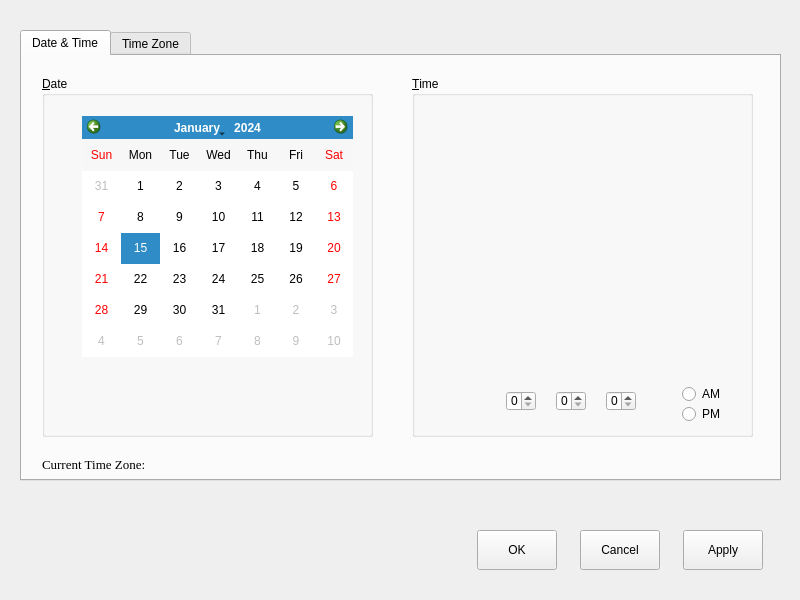
<?xml version="1.0" encoding="UTF-8"?>
<ui version="4.0">
 <class>MainWindow</class>
 <widget class="QMainWindow" name="MainWindow">
  <property name="geometry">
   <rect>
    <x>0</x>
    <y>0</y>
    <width>800</width>
    <height>600</height>
   </rect>
  </property>
  <property name="windowTitle">
   <string>Date/Time</string>
  </property>
  <widget class="QWidget" name="centralwidget">
   <widget class="QTabWidget" name="tabWidget">
    <property name="geometry">
     <rect>
      <x>20</x>
      <y>30</y>
      <width>761</width>
      <height>451</height>
     </rect>
    </property>
    <property name="currentIndex">
     <number>0</number>
    </property>
    <widget class="QWidget" name="tab">
     <attribute name="title">
      <string>Date &amp;&amp; Time</string>
     </attribute>
     <widget class="QGroupBox" name="groupBox">
      <property name="geometry">
       <rect>
        <x>20</x>
        <y>20</y>
        <width>331</width>
        <height>361</height>
       </rect>
      </property>
      <property name="title">
       <string>&amp;Date</string>
      </property>
      <widget class="QCalendarWidget" name="calendar">
       <property name="geometry">
        <rect>
         <x>40</x>
         <y>40</y>
         <width>271</width>
         <height>241</height>
        </rect>
       </property>
       <property name="locale">
        <locale language="English" country="UnitedStates"/>
       </property>
       <property name="gridVisible">
        <bool>false</bool>
       </property>
       <property name="selectionMode">
        <enum>QCalendarWidget::SingleSelection</enum>
       </property>
       <property name="horizontalHeaderFormat">
        <enum>QCalendarWidget::ShortDayNames</enum>
       </property>
       <property name="verticalHeaderFormat">
        <enum>QCalendarWidget::NoVerticalHeader</enum>
       </property>
       <property name="navigationBarVisible">
        <bool>true</bool>
       </property>
       <property name="dateEditEnabled">
        <bool>false</bool>
       </property>
      </widget>
     </widget>
     <widget class="QGroupBox" name="groupBox_2">
      <property name="geometry">
       <rect>
        <x>390</x>
        <y>20</y>
        <width>341</width>
        <height>361</height>
       </rect>
      </property>
      <property name="title">
       <string>&amp;Time</string>
      </property>
      <widget class="QWidget" name="gridLayoutWidget_2">
       <property name="geometry">
        <rect>
         <x>80</x>
         <y>310</y>
         <width>160</width>
         <height>31</height>
        </rect>
       </property>
       <layout class="QGridLayout" name="gridLayout_2">
        <item row="0" column="0">
         <widget class="QSpinBox" name="hourSP">
          <property name="sizePolicy">
           <sizepolicy hsizetype="Fixed" vsizetype="Fixed">
            <horstretch>0</horstretch>
            <verstretch>0</verstretch>
           </sizepolicy>
          </property>
          <property name="maximumSize">
           <size>
            <width>30</width>
            <height>20</height>
           </size>
          </property>
         </widget>
        </item>
        <item row="0" column="1">
         <widget class="QSpinBox" name="minSP">
          <property name="sizePolicy">
           <sizepolicy hsizetype="Fixed" vsizetype="Fixed">
            <horstretch>0</horstretch>
            <verstretch>0</verstretch>
           </sizepolicy>
          </property>
          <property name="maximumSize">
           <size>
            <width>30</width>
            <height>20</height>
           </size>
          </property>
         </widget>
        </item>
        <item row="0" column="2">
         <widget class="QSpinBox" name="secSP">
          <property name="sizePolicy">
           <sizepolicy hsizetype="Fixed" vsizetype="Fixed">
            <horstretch>0</horstretch>
            <verstretch>0</verstretch>
           </sizepolicy>
          </property>
          <property name="maximumSize">
           <size>
            <width>30</width>
            <height>20</height>
           </size>
          </property>
         </widget>
        </item>
       </layout>
      </widget>
      <widget class="QRadioButton" name="AMRBT">
       <property name="geometry">
        <rect>
         <x>270</x>
         <y>310</y>
         <width>41</width>
         <height>16</height>
        </rect>
       </property>
       <property name="text">
        <string>AM</string>
       </property>
      </widget>
      <widget class="QRadioButton" name="PMRBT">
       <property name="geometry">
        <rect>
         <x>270</x>
         <y>330</y>
         <width>41</width>
         <height>16</height>
        </rect>
       </property>
       <property name="text">
        <string>PM</string>
       </property>
      </widget>
     </widget>
     <widget class="QLabel" name="infoLabel">
      <property name="geometry">
       <rect>
        <x>20</x>
        <y>400</y>
        <width>411</width>
        <height>16</height>
       </rect>
      </property>
      <property name="font">
       <font>
        <family>Times New Roman</family>
        <pointsize>10</pointsize>
       </font>
      </property>
      <property name="text">
       <string>Current Time Zone: </string>
      </property>
     </widget>
    </widget>
    <widget class="QWidget" name="tab_2">
     <attribute name="title">
      <string>Time Zone</string>
     </attribute>
     <widget class="QComboBox" name="timeZoneCB">
      <property name="geometry">
       <rect>
        <x>250</x>
        <y>30</y>
        <width>300</width>
        <height>25</height>
       </rect>
      </property>
      <property name="currentText">
       <string>AESST +11:00</string>
      </property>
      <property name="maxVisibleItems">
       <number>11</number>
      </property>
      <item>
       <property name="text">
        <string>AESST +11:00</string>
       </property>
      </item>
      <item>
       <property name="text">
        <string>EAST +10:00</string>
       </property>
      </item>
      <item>
       <property name="text">
        <string>JST +09:00</string>
       </property>
      </item>
      <item>
       <property name="text">
        <string>CCT +08:00</string>
       </property>
      </item>
      <item>
       <property name="text">
        <string>CXT +07:00</string>
       </property>
      </item>
      <item>
       <property name="text">
        <string>ALMT +06:00</string>
       </property>
      </item>
      <item>
       <property name="text">
        <string>MVT +05:00</string>
       </property>
      </item>
      <item>
       <property name="text">
        <string>EAST +04:00</string>
       </property>
      </item>
      <item>
       <property name="text">
        <string>EAT +03:00</string>
       </property>
      </item>
      <item>
       <property name="text">
        <string>EET +02:00</string>
       </property>
      </item>
      <item>
       <property name="text">
        <string>DNT +01:00</string>
       </property>
      </item>
      <item>
       <property name="text">
        <string>GMT 0:00</string>
       </property>
      </item>
      <item>
       <property name="text">
        <string>WAT -01:00</string>
       </property>
      </item>
      <item>
       <property name="text">
        <string>FNT -02:00</string>
       </property>
      </item>
      <item>
       <property name="text">
        <string>ADT -03:00</string>
       </property>
      </item>
      <item>
       <property name="text">
        <string>AST -04:00</string>
       </property>
      </item>
      <item>
       <property name="text">
        <string>EST -05:00</string>
       </property>
      </item>
      <item>
       <property name="text">
        <string>CST -06:00</string>
       </property>
      </item>
      <item>
       <property name="text">
        <string>MST -07:00</string>
       </property>
      </item>
      <item>
       <property name="text">
        <string>PST -08:00</string>
       </property>
      </item>
      <item>
       <property name="text">
        <string>AKST -09:00</string>
       </property>
      </item>
      <item>
       <property name="text">
        <string>HST -10:00</string>
       </property>
      </item>
      <item>
       <property name="text">
        <string>NT -11:00</string>
       </property>
      </item>
      <item>
       <property name="text">
        <string>IDL -12:00</string>
       </property>
      </item>
     </widget>
     <widget class="QCheckBox" name="adjustBT">
      <property name="geometry">
       <rect>
        <x>210</x>
        <y>370</y>
        <width>16</width>
        <height>16</height>
       </rect>
      </property>
      <property name="text">
       <string/>
      </property>
      <property name="checkable">
       <bool>true</bool>
      </property>
      <property name="checked">
       <bool>false</bool>
      </property>
      <property name="autoRepeat">
       <bool>false</bool>
      </property>
      <property name="autoExclusive">
       <bool>false</bool>
      </property>
      <property name="tristate">
       <bool>false</bool>
      </property>
     </widget>
     <widget class="QLabel" name="adjustLabel">
      <property name="geometry">
       <rect>
        <x>230</x>
        <y>370</y>
        <width>371</width>
        <height>16</height>
       </rect>
      </property>
      <property name="font">
       <font>
        <family>Times New Roman</family>
        <pointsize>11</pointsize>
       </font>
      </property>
      <property name="text">
       <string>Automatically adjust clock for daylight saving changes</string>
      </property>
     </widget>
    </widget>
   </widget>
   <widget class="QWidget" name="gridLayoutWidget">
    <property name="geometry">
     <rect>
      <x>460</x>
      <y>510</y>
      <width>321</width>
      <height>80</height>
     </rect>
    </property>
    <layout class="QGridLayout" name="gridLayout">
     <item row="0" column="1">
      <widget class="QPushButton" name="CancelBT">
       <property name="sizePolicy">
        <sizepolicy hsizetype="Fixed" vsizetype="Fixed">
         <horstretch>0</horstretch>
         <verstretch>0</verstretch>
        </sizepolicy>
       </property>
       <property name="minimumSize">
        <size>
         <width>80</width>
         <height>40</height>
        </size>
       </property>
       <property name="maximumSize">
        <size>
         <width>80</width>
         <height>40</height>
        </size>
       </property>
       <property name="text">
        <string>Cancel</string>
       </property>
      </widget>
     </item>
     <item row="0" column="0">
      <widget class="QPushButton" name="okBT">
       <property name="sizePolicy">
        <sizepolicy hsizetype="Fixed" vsizetype="Fixed">
         <horstretch>0</horstretch>
         <verstretch>0</verstretch>
        </sizepolicy>
       </property>
       <property name="minimumSize">
        <size>
         <width>80</width>
         <height>40</height>
        </size>
       </property>
       <property name="maximumSize">
        <size>
         <width>80</width>
         <height>40</height>
        </size>
       </property>
       <property name="text">
        <string>OK</string>
       </property>
      </widget>
     </item>
     <item row="0" column="2">
      <widget class="QPushButton" name="ApplyBT">
       <property name="sizePolicy">
        <sizepolicy hsizetype="Fixed" vsizetype="Fixed">
         <horstretch>0</horstretch>
         <verstretch>0</verstretch>
        </sizepolicy>
       </property>
       <property name="minimumSize">
        <size>
         <width>80</width>
         <height>40</height>
        </size>
       </property>
       <property name="maximumSize">
        <size>
         <width>80</width>
         <height>40</height>
        </size>
       </property>
       <property name="text">
        <string>Apply</string>
       </property>
      </widget>
     </item>
    </layout>
   </widget>
  </widget>
 </widget>
 <resources/>
 <connections/>
</ui>
